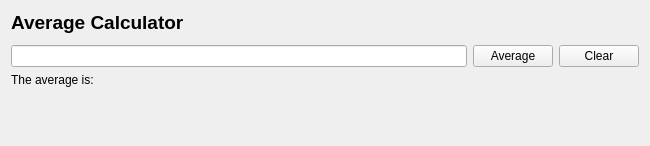
<?xml version="1.0" encoding="UTF-8"?>
<ui version="4.0">
 <class>AverageCalculatorPlugin</class>
 <widget class="QWidget" name="AverageCalculatorPlugin">
  <property name="enabled">
   <bool>true</bool>
  </property>
  <property name="geometry">
   <rect>
    <x>0</x>
    <y>0</y>
    <width>650</width>
    <height>146</height>
   </rect>
  </property>
  <property name="minimumSize">
   <size>
    <width>650</width>
    <height>120</height>
   </size>
  </property>
  <property name="windowTitle">
   <string>Average Calculator</string>
  </property>
  <layout class="QVBoxLayout" name="verticalLayout">
   <item>
    <widget class="QLabel" name="labelTitle">
     <property name="text">
      <string>&lt;html&gt;&lt;head/&gt;&lt;body&gt;&lt;p&gt;&lt;span style=&quot; font-size:14pt; font-weight:600;&quot;&gt;Average Calculator&lt;/span&gt;&lt;/p&gt;&lt;/body&gt;&lt;/html&gt;</string>
     </property>
    </widget>
   </item>
   <item>
    <spacer name="verticalSpacer_2">
     <property name="orientation">
      <enum>Qt::Vertical</enum>
     </property>
     <property name="sizeType">
      <enum>QSizePolicy::Fixed</enum>
     </property>
     <property name="sizeHint" stdset="0">
      <size>
       <width>20</width>
       <height>5</height>
      </size>
     </property>
    </spacer>
   </item>
   <item>
    <layout class="QHBoxLayout" name="horizontalLayout">
     <item>
      <widget class="QLineEdit" name="lineEditNumbers"/>
     </item>
     <item>
      <widget class="QPushButton" name="pushButtonAverage">
       <property name="text">
        <string>Average</string>
       </property>
       <property name="icon">
        <iconset>
         <normaloff>:/images/average.png</normaloff>:/images/average.png</iconset>
       </property>
      </widget>
     </item>
     <item>
      <widget class="QPushButton" name="pushButtonClear">
       <property name="text">
        <string>Clear</string>
       </property>
       <property name="icon">
        <iconset>
         <normaloff>:/images/clear.png</normaloff>:/images/clear.png</iconset>
       </property>
      </widget>
     </item>
    </layout>
   </item>
   <item>
    <layout class="QHBoxLayout" name="horizontalLayout_2">
     <item>
      <widget class="QLabel" name="labelAverageText">
       <property name="sizePolicy">
        <sizepolicy hsizetype="Fixed" vsizetype="Preferred">
         <horstretch>0</horstretch>
         <verstretch>0</verstretch>
        </sizepolicy>
       </property>
       <property name="text">
        <string>The average is:</string>
       </property>
      </widget>
     </item>
     <item>
      <widget class="QLabel" name="labelAverage">
       <property name="text">
        <string/>
       </property>
      </widget>
     </item>
    </layout>
   </item>
   <item>
    <spacer name="verticalSpacer">
     <property name="orientation">
      <enum>Qt::Vertical</enum>
     </property>
     <property name="sizeHint" stdset="0">
      <size>
       <width>20</width>
       <height>0</height>
      </size>
     </property>
    </spacer>
   </item>
  </layout>
 </widget>
 <resources/>
 <connections/>
</ui>
